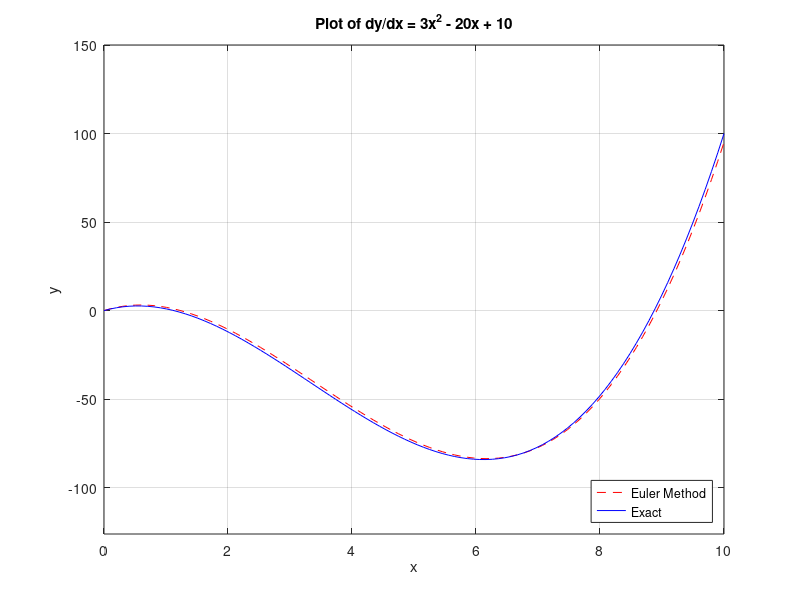

Write the MATLAB code that produced this figure.
%Conor Nailos
%3/24/16
%Uses the Euler Method to find the approximate solution for the
%equation:  dy/dx = 3x^2 - 20x + 10  with y(0) = 0

clear;clc
%% Set Parameters
xmin = 0;
xmax = 10;
Nx = 100;
%% Initialize Vectors
x = linspace(xmin,xmax,Nx);
dx = x(2) - x(1);
y = zeros(1,Nx);
y(1) = 0;
%% Euler Method
for iy = 1:Nx-1;
    y(iy+1) = y(iy) + dx*(3*(x(iy)).^2 - 20*x(iy) + 10);
end
%% Plot
y_real = x.^3 - 10*x.^2 + 10*x;
plot(x,y,'r--',...
    x,y_real,'b')
axis([xmin xmax 1.5*min(y_real) 1.5*max(y_real)])
xlabel('x')
ylabel('y')
title('Plot of dy/dx = 3x^2 - 20x + 10')
legend('Euler Method','Exact','Location','SouthEast')
grid on
